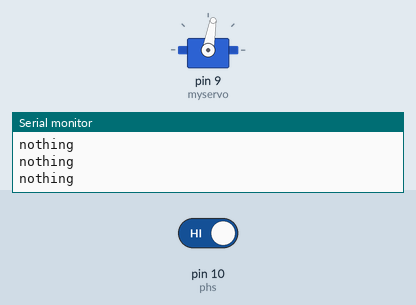
Simulated run of this sketch. Board: Arduino Uno, built with avr-gcc and run on an emulated ATmega328P. Parts: servo, the last lines printed to the serial monitor. The test bench sets the inputs (shaded band); at power-on: pin 10 (phs) HIGH.

Above: at 1.2 s.
1.3 s: pin 10 (phs) driven LOW
At 2.4 s:
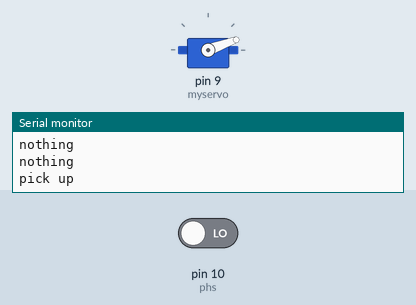
Timing chart, 0 to 10.3 s (numbered marks = the images above; inputs shaded):
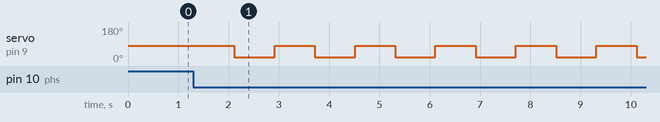

Measured:
- after the input at 1.3 s, servo on pin 9 (myservo): alternates 80° for 0.80 s and 20° for 0.80 s, starting after 0.81 s

The sketch:

servo_test.ino
```cpp
#include <Servo.h>

Servo myservo;  // create servo object to control a servo
int phs = 10; // photoelectric pin
int phv = 0;  // photoelectric value
int i = 0;
void setup() {
  myservo.attach(9);
  pinMode(INPUT,phs);
  Serial.begin(9600);
  myservo.write(80);
}

void loop() {
  i = 0;
  phv = digitalRead(phs);
  if (phv == LOW){
  Serial.println("pick up");
  while (i<6) // repeat collection for 5 times
  {
  myservo.write(80);
  delay(800);         // the angles are not corrrect
  myservo.write(20);
  delay(800);
  Serial.println(i);
  i += 1;
  }
  delay(1000);  //pick up for 1s
  myservo.write(-20); // pushout
  myservo.write(80);  // back to initial
  }
  else
  {
    Serial.println("nothing");
  }
  delay(15);   // waits for the servo to get there
}
```
